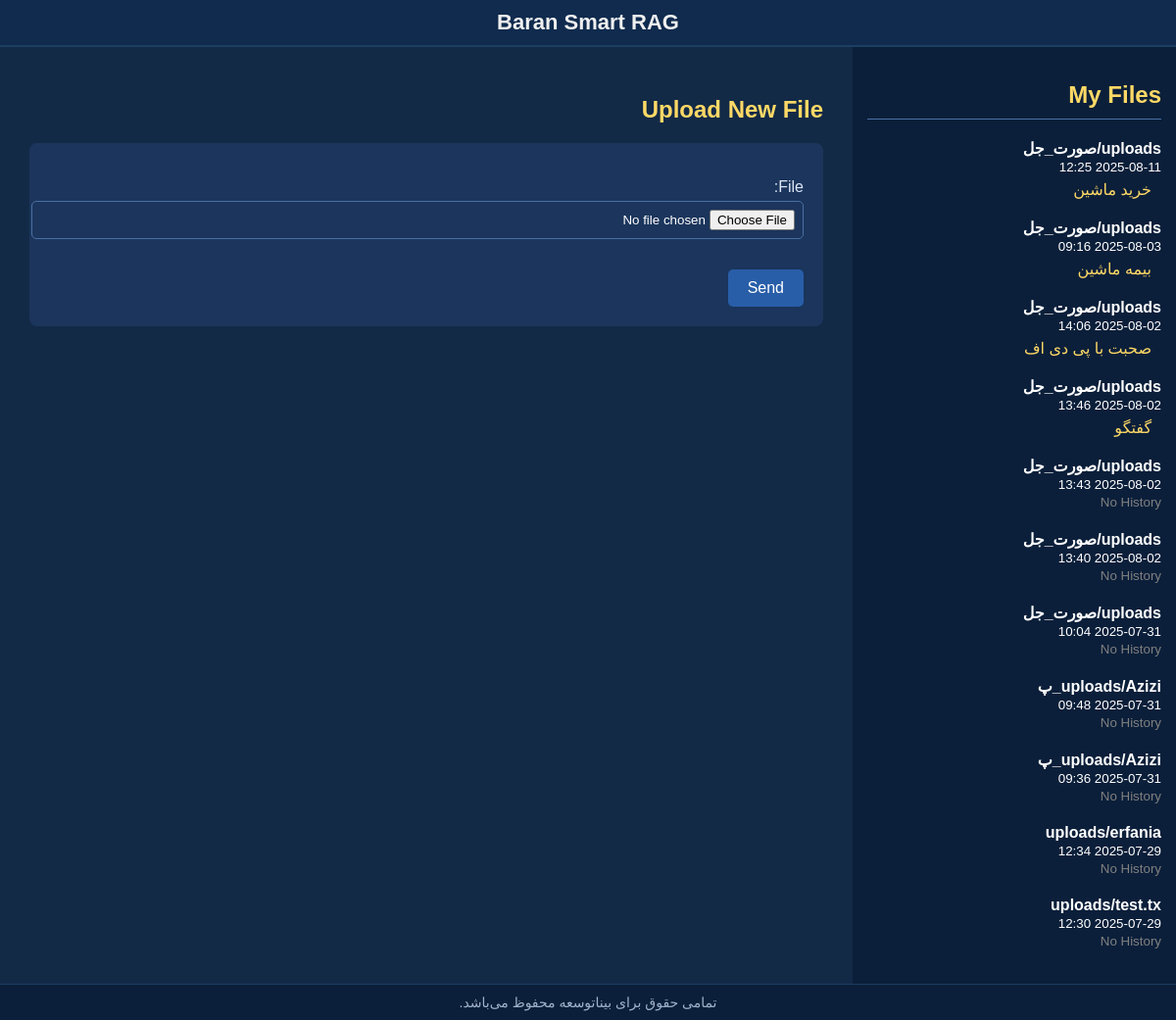
The app's page /rag/uploadfile/ (signed in) with its own data.
### rag/models.py (models this page shows, shortened)
class UploadedFile(models.Model):
    user = models.ForeignKey(User, on_delete=models.CASCADE)
    file = models.FileField(upload_to='uploads/')
    uploaded_at = models.DateTimeField(auto_now_add=True)
    extracted_text = models.TextField(blank=True, null=True)

class ChatSessions(models.Model):
    uploaded_file = models.ForeignKey(UploadedFile, on_delete=models.CASCADE, related_name='chat_sessions')
    user = models.ForeignKey(User, on_delete=models.CASCADE , null=True, blank=True)
    title = models.CharField(max_length=255 , null=True, blank=True)
    created_at = models.DateTimeField(auto_now_add=True , null=True, blank=True)

### rag/views.py (the view)
# urls.py: path('uploadfile/', views.upload_file, name='upload_file'),
@login_required
def upload_file(request):
    profile = request.user.userprofile
    if not profile.is_approved:
        messages.error(request, "دسترسی شما هنوز فعال نشده است.")
        return redirect('not_approved')
    user_files = UploadedFile.objects.filter(user=request.user).order_by('-uploaded_at').prefetch_related('chat_sessions')
    if request.method == 'POST':
        form = UploadFileForm(request.POST, request.FILES)
        if form.is_valid():
            instance = form.save(commit=False)
            instance.user = request.user
            instance.save()
            path = instance.file.path
            extracted_text = extract_text_from_pdf(path)
            instance.extracted_text = extracted_text
            instance.save()
            create_chunks_and_embeddings(instance)
            messages.success(request, "فایل با موفقیت بارگذاری و پردازش شد.")
            return redirect('create_chat_session', file_id=instance.id)
        else:
            messages.error(request, "فرم معتبر نیست. لطفاً دوباره تلاش کنید.")
    else:
        form = UploadFileForm()
    return render(request, 'uploadfile.html', {
        'form': form,
        'user_files': user_files
    })

### rag/forms.py
class UploadFileForm(forms.ModelForm):
    class Meta:
        model = UploadedFile
        fields = ['file']
        widgets = {
            'file': forms.ClearableFileInput(attrs={'class': 'form-control'}),
        }

### rag/templates/uploadfile.html (shortened to what this page needs)
<!DOCTYPE html>
<html lang="fa" dir="rtl">
<head>
</head>
<body>
<header>
    <h3>Baran Smart RAG</h3>
</header>
<div class="container">
    <aside>
        <h2>My Files</h2>
        {% for file in user_files %}
            <div style="margin-bottom: 20px;">
                <strong>{{ file.file.name|slice:"15" }}</strong><br>
                <small>{{ file.uploaded_at|date:"Y-m-d H:i" }}</small><br>
                {% for session in file.chat_sessions.all %}
                    <div style="margin-top: 5px; margin-right: 10px;">
                        <a href="{% url 'chat_with_session' session.id %}">{{ session.title }}</a>
                    </div>
                {% empty %}
                    <small style="color: gray;">No History</small>
                {% endfor %}
            </div>
        {% endfor %}
    </aside>
    <main>
        <h2 style="color: #ffd966;">Upload New File</h2>
        <form method="post" enctype="multipart/form-data">
            {{ form.as_p }}
            <button type="submit">Send</button>
        </form>
    </main>
</div>
<footer>
    تمامی حقوق برای بیناتوسعه محفوظ می‌باشد.
</footer>
</body>
</html>

### rag/templates/uploadfile.html (style rules this page uses)
body { margin: 0; font-family: "Vazir", sans-serif; background-color: #ffffff; color: #f0f0f0; display: flex; flex-direction: column; height: 100vh; }
header { background-color: #102b4e; padding: 10px; text-align: center; border-bottom: 2px solid #1c3e63; flex-shrink: 0; }
header h3 { margin: 0; font-size: 22px; }
.container { display: flex; flex: 1; overflow: hidden; }
aside { width: 300px; background-color: #0b1f3a; color: #fff; padding: 15px; overflow-y: auto; flex-shrink: 0; }
aside h2 { color: #ffd966; border-bottom: 1px solid #4a6fa3; padding-bottom: 10px; }
aside a { color: #ffd966; text-decoration: none; }
main { flex: 1; padding: 30px; overflow: hidden; background-color: #132a47; }
form { background-color: #1b355c; padding: 20px; border-radius: 8px; }
button { background-color: #285ea8; color: white; border: none; padding: 10px 20px; font-size: 16px; border-radius: 5px; cursor: pointer; }
input, select, textarea { background-color: #1b355c; color: #ffffff; border: 1px solid #4a6fa3; border-radius: 5px; padding: 8px; width: 100%; margin-bottom: 15px; }
label { display: block; margin-bottom: 5px; color: #dce5f5; }
footer { background-color: #0b1f3a; color: #a0b3cc; text-align: center; padding: 10px; border-top: 1px solid #1c3e63; font-size: 14px; flex-shrink: 0; }

### records on screen
UploadedFile: file.name "uploads/صورت_جل", uploaded_at "2025-08-11 12:25"
ChatSessions: title "خرید ماشین"
UploadedFile: file.name "uploads/صورت_جل", uploaded_at "2025-08-03 09:16"
ChatSessions: title "بیمه ماشین"
UploadedFile: file.name "uploads/صورت_جل", uploaded_at "2025-08-02 14:06"
ChatSessions: title "صحبت با پی دی اف"
UploadedFile: file.name "uploads/صورت_جل", uploaded_at "2025-08-02 13:46"
ChatSessions: title "گفتگو"
UploadedFile: file.name "uploads/صورت_جل", uploaded_at "2025-08-02 13:43"
UploadedFile: file.name "uploads/صورت_جل", uploaded_at "2025-08-02 13:40"
UploadedFile: file.name "uploads/صورت_جل", uploaded_at "2025-07-31 10:04"
UploadedFile: file.name "uploads/Azizi_پ", uploaded_at "2025-07-31 09:48"
UploadedFile: file.name "uploads/Azizi_پ", uploaded_at "2025-07-31 09:36"
UploadedFile: file.name "uploads/erfania", uploaded_at "2025-07-29 12:34"
UploadedFile: file.name "uploads/test.tx", uploaded_at "2025-07-29 12:30"
